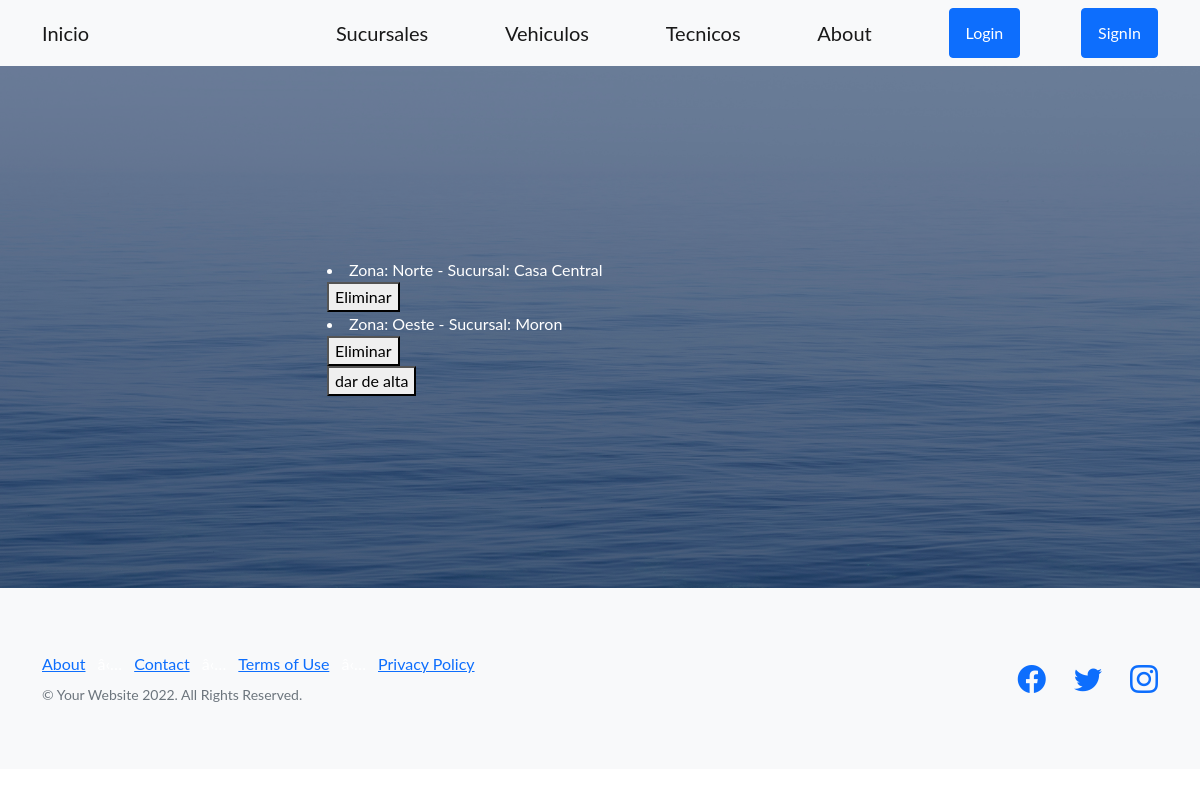
The app's page /readsuc/ with its own data.
### app_final/models.py (models this page shows)
class Sucuarsales(models.Model):
    zona = models.CharField(max_length=40)
    rsoc = models.CharField(max_length=40)
    def __str__(self):
        return f'Zona: {self.zona} - Sucursal: {self.rsoc}'

### app_final/views.py (the view)
# urls.py: path('readsuc/', ReadSucursales, name='readsuc'),
def ReadSucursales(request):
    sucursales = Sucuarsales.objects.all()
    contexto = {'Sucursales': sucursales}
    return render(request, 'ReadSucursales.html', contexto)

### Final/Templates/ReadSucursales.html
{% extends 'padre.html' %}
{% block bloqueLibre1 %}
<body style="color: rgb(255, 255, 255)">
    {% for s in Sucursales %}
        <li>{{s}}</li>
        <div>
            <form action="{% url 'delsuc' s.zona %}"  method="POST"> {% csrf_token %}
                <button type="submit">Eliminar</button>
            </form>
        </div>
    {% endfor %}
    <form action="{% url 'formsuc'%}">
        <button type="submit">dar de alta</button>
    </form>
        </div>
</body>
{% endblock bloqueLibre1 %}

### records on screen
Sucuarsales: zona+rsoc "Zona: Norte - Sucursal: Casa Central"
Sucuarsales: zona+rsoc "Zona: Oeste - Sucursal: Moron"
